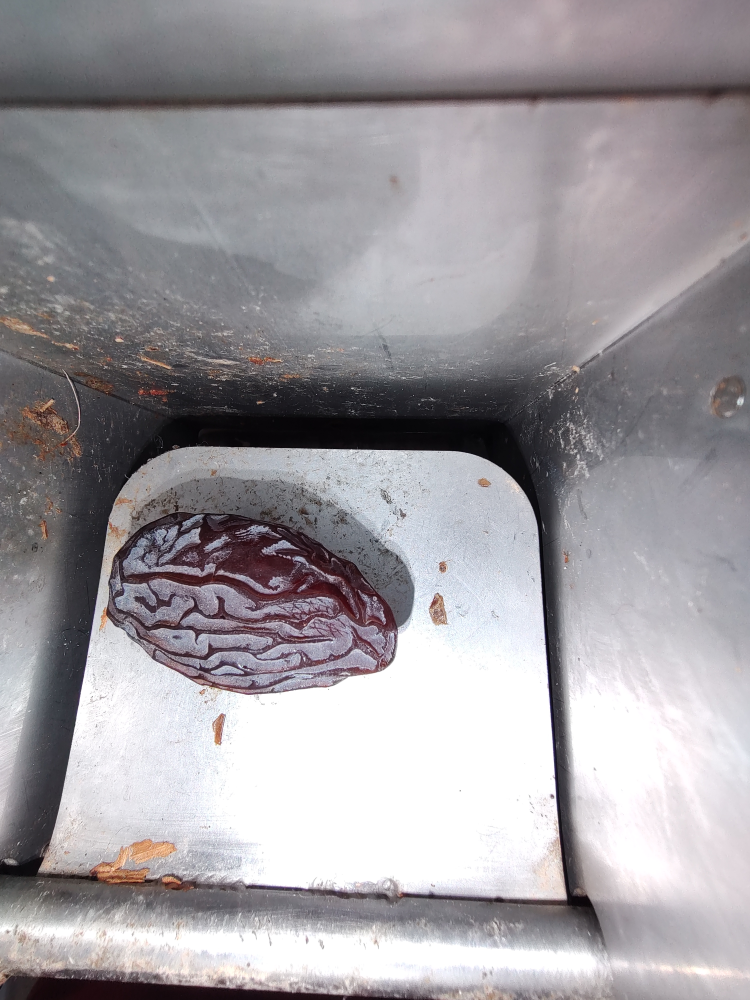
#> input picture ImageAssets/date.jpg, 3000 x 4000 px, found by its file name (shown at 1/4 size)
$ python start.py
#> lines starting #> are read from the running program, lines starting #| are printed output that depends on the picture; after the words box and inside, x2 and y2 are one past the last pixel; in counts of white or black regions, pixels touching at a corner belong together
class IsolateDate:
    def __init__(self, display_huh=True):
        self.display_huh = display_huh

        self.all_interim_images = []

        cv2.namedWindow("Parameters",cv2.WINDOW_NORMAL)
        cv2.resizeWindow("Parameters",640,240)

        cv2.createTrackbar("threshold1","Parameters",85,300,lambda _:_)
        cv2.createTrackbar("threshold2","Parameters",255,300,lambda _:_) # initial value, max value
        cv2.createTrackbar("MaxArea","Parameters",40_000,1_000_000, lambda _:_)
        cv2.createTrackbar("MinArea","Parameters",5000,1_000_000, lambda _:_)

    def initialize_parameters(self):
        # -- setup
        # self.t1 = 85
        # self.t2 = 255
        self.t1 = cv2.getTrackbarPos("threshold1","Parameters")
        self.t2 = cv2.getTrackbarPos("threshold2","Parameters")

        # self.areaMax = 40_000
        # self.areaMin = 5_000
        self.areaMax = cv2.getTrackbarPos("MaxArea","Parameters")
        self.areaMin = cv2.getTrackbarPos("MinArea","Parameters")


    def contour_method(self, img):

        self.initialize_parameters()

        self.image = img

        # - here is blur and then convert to greyscale
        imgBlur = cv2.GaussianBlur(img, (7,7), 1)
        imgGray = cv2.cvtColor(imgBlur, cv2.COLOR_RGB2GRAY)

        # - canny edge detector
        imgCanny = cv2.Canny(imgGray, self.t1, self.t2)

        # - removing nouse from Canny edges (6:00 min) # use a dialation function, use a kernal
        kernel = np.ones((5,5))
        imgDil = cv2.dilate(imgCanny, kernel, iterations=1) # dialation

        # ---------------------------------
        # - getContours(imgDil, imgContour)
        contours, hierarchy = cv2.findContours(imgDil, cv2.RETR_EXTERNAL, cv2.CHAIN_APPROX_NONE)

        # - getting the actual contour
        imgContour = img.copy() # where to write with contours

        # [8 lines of commented-out code are left out]
        for cnt in contours:
            area = cv2.contourArea(cnt)

            if self.areaMax > area > self.areaMin: # 100 pixels?

                # --- isolateme!


                # --- drawme!
                cv2.drawContours(imgContour, cnt, -1, (255, 0, 255), 7)

                # draw perimeter
                peri = cv2.arcLength(cnt, True) # True being that the contour is closed
                approx = cv2.approxPolyDP(cnt, 0.02 * peri, True) # True still closed contours  # using approx, we determine the shape of the object. (Square, triangle, etc)

                # -  bounding box (15:30)
                x, y, w, h = cv2.boundingRect(approx)
                cv2.rectangle(imgContour, (x, y), (x+w,y+h), (0,255, 0), 5)

                cv2.putText(imgContour,  "Perimeter: " + str(peri), (x+w+20, y+20), cv2.FONT_HERSHEY_COMPLEX,0.7, (0,255,0), 2)
                cv2.putText(imgContour,       "Area: " + str(area), (x+w+20, y+45), cv2.FONT_HERSHEY_COMPLEX,0.7, (0,255,0), 2)
                cv2.putText(imgContour, "Approx Len: " + str(len(approx)), (x+w+20, y+70), cv2.FONT_HERSHEY_COMPLEX,0.7, (0,255,0), 2)

        return imgContour
        # return just_the_date_image


        # check this out for image contouring heierachy help, can potentially determine the closed contours
        # https://docs.opencv.org/4.x/d9/d8b/tutorial_py_contours_hierarchy.html

    def image_subtraction_method(self, img, blank_address):
        self.image = img
        # Load in the images from the file:
        control=cv2.imread(blank_address) #blank image of tray (control variable)
        control = cv2.resize(control, self.image.shape[0:2]) # resize to shape of self.image

        sub=cv2.subtract(control,self.image) #Creating the mask # subtraction of empty tray from date on tray to isolate date

        sub = cv2.cvtColor(sub,cv2.COLOR_BGR2GRAY) #makes subtraction grayscale to create a mask
        black = np.array([15]) #lower bound
        white = np.array([255]) #upper bound (there is no upper bound)
        mask = cv2.inRange(sub, black, white) # true or false (white or black) if a pixel is within range
        kernelmatrix = np.ones((5, 5), np.uint8)
        mask = cv2.dilate(mask, kernelmatrix)
        kernelmatrix2 = np.ones((10, 10), np.uint8)
        mask = cv2.erode(mask, kernelmatrix2)
        result = cv2.bitwise_and(self.image, self.image, mask=mask) # only shows pixels within the mask range in test image for result

        return result

    def both(self, img, blank_address):
        self.image = img
        return self.contour_method(self.image_subtraction_method(img, blank_address))

# ---

import cv2
import numpy as np

# img = cv2.imread(".\\..\\ImageAssets\\normal_date.JPG")
# img = cv2.imread(".\\..\\ImageAssets\\blistered_date.JPG")
img = cv2.imread("DateIQP\\ImageAssets\\date.jpg")
#> img is the input picture: shape (4000, 3000, 3); mean B, G, R 160, 155.7, 159.4

blank_address = "DateIQP\\ImageAssets\\blank.jpg"

img = cv2.resize(img, (800,800))
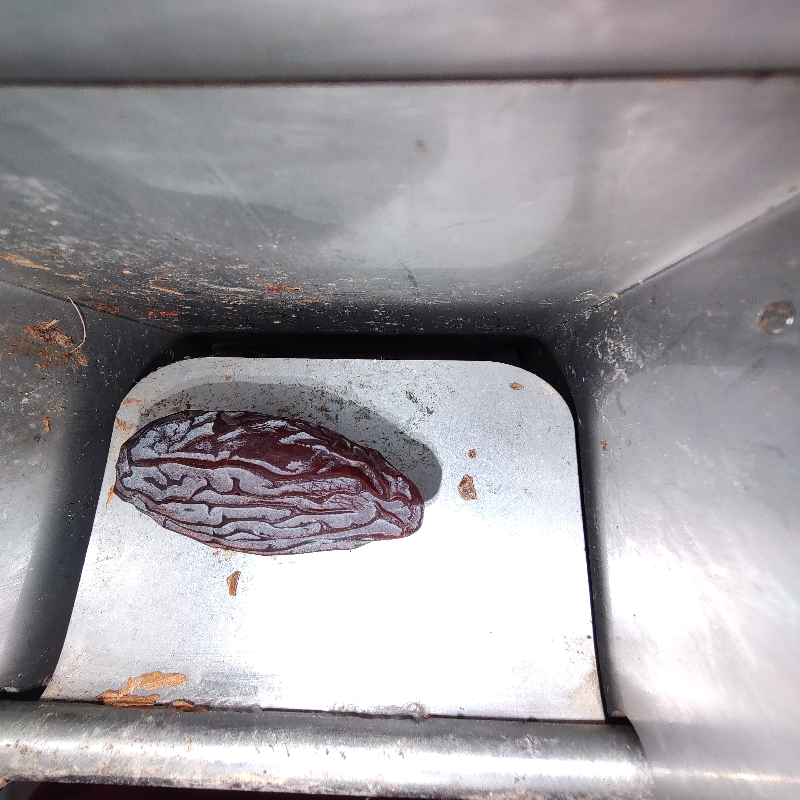
#> img: shape (800, 800, 3); mean B, G, R 160, 155.7, 159.5
ID = IsolateDate()

# ---- call main and cleanup
while True:
    # just_the_date_image = ID.image_subtraction_method(img, blank_address)
    # just_the_date_image = ID.contour_method(img)
    just_the_date_image = ID.both(img, blank_address)
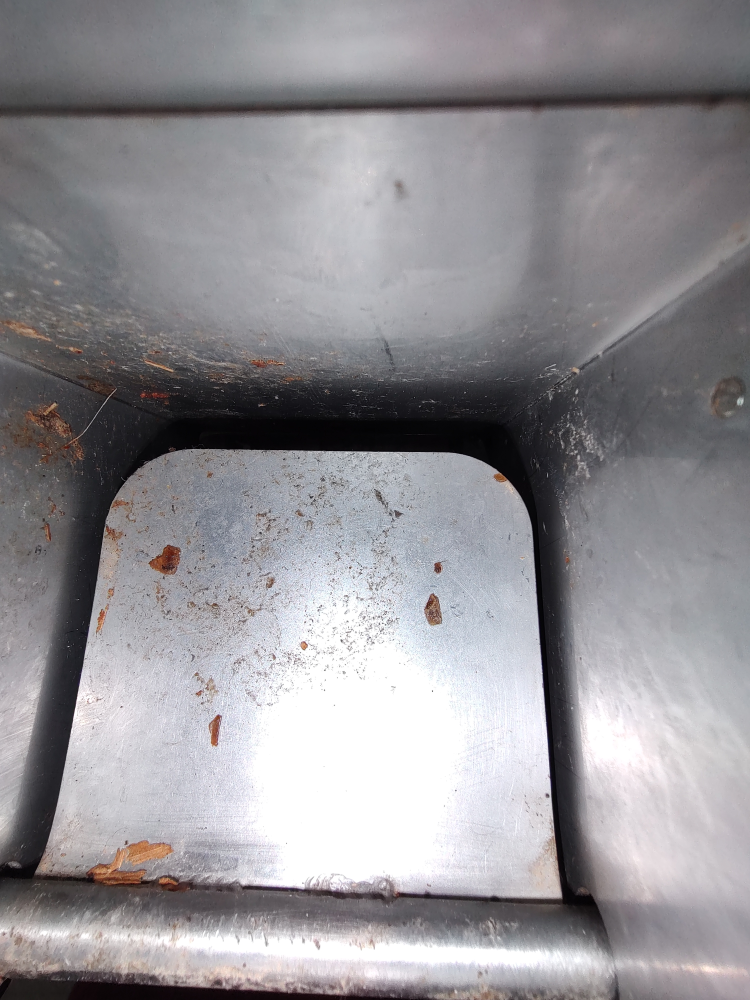
#> input picture ImageAssets/blank.jpg, 3000 x 4000 px, found by its file name (shown at 1/4 size)
#> in image_subtraction_method, control is the input picture: shape (4000, 3000, 3); mean B, G, R 149.4, 145.4, 147.6
#> in image_subtraction_method, `control = cv2.resize(control, self.image.shape[0:2])`:
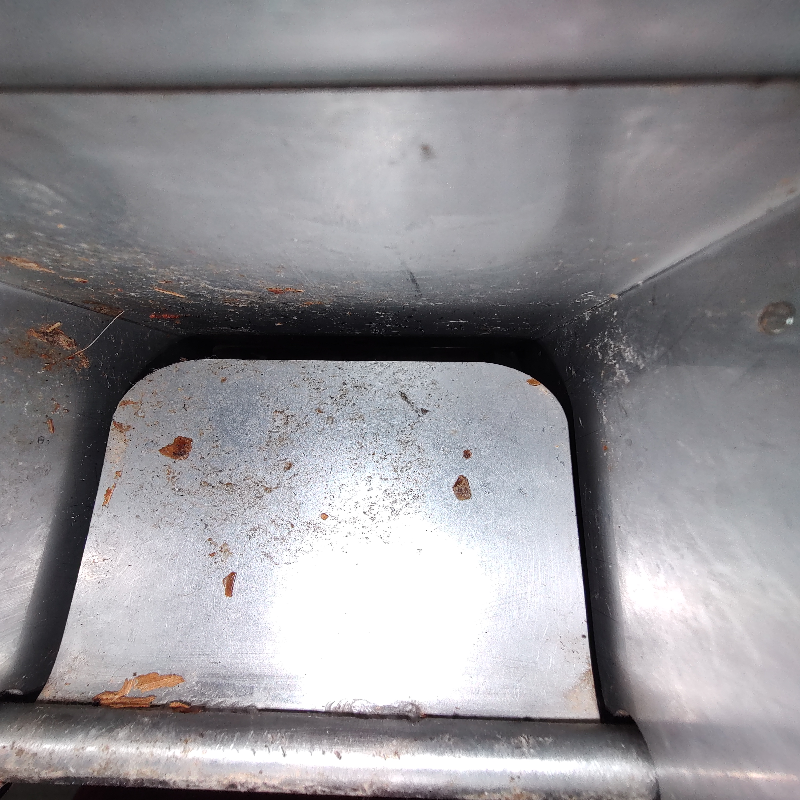
#> control: shape (800, 800, 3); mean B, G, R 149.4, 145.4, 147.6
#> in image_subtraction_method, `mask = cv2.inRange(sub, black, white)`:
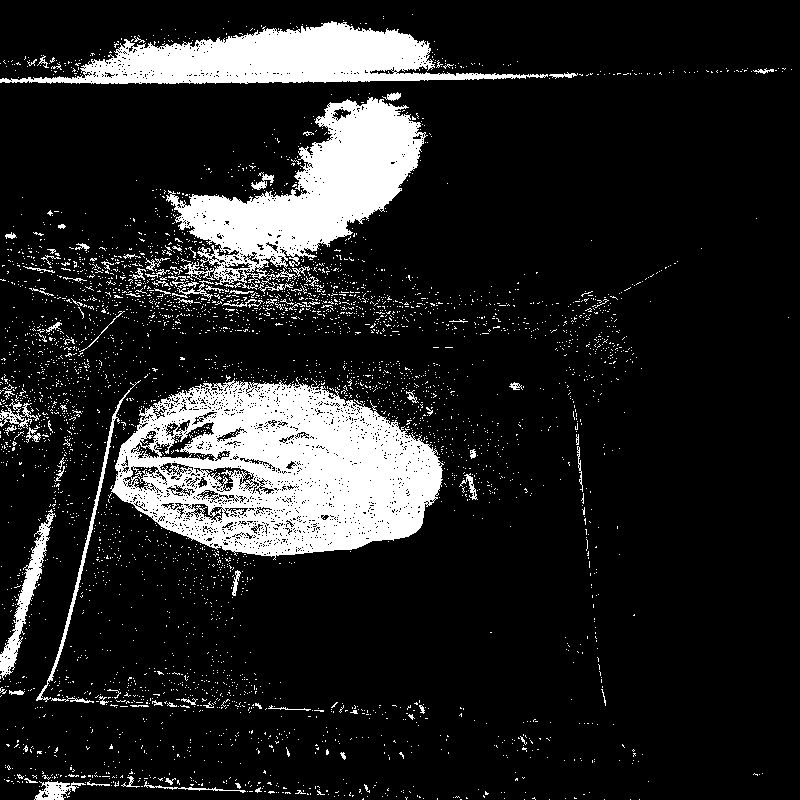
#> mask: shape (800, 800); 14.1% white; 4064 white regions (3971 under 20 px), largest, box (x1, y1, x2, y2) and area: (110, 377, 444, 560) 37720, (166, 97, 428, 294) 20128, (0, 21, 548, 84) 15974
#> in image_subtraction_method, `mask = cv2.dilate(mask, kernelmatrix)`: mask: shape (800, 800); 29.8% white; 441 white regions (5 under 20 px), largest, box (x1, y1, x2, y2) and area: (0, 90, 468, 720) 130411, (0, 18, 644, 86) 22715, (2, 763, 331, 800) 4888
#> in image_subtraction_method, `mask = cv2.erode(mask, kernelmatrix2)`: mask: shape (800, 800); 14.1% white; 87 white regions (56 under 20 px), largest, box (x1, y1, x2, y2) and area: (114, 375, 442, 566) 42930, (90, 96, 423, 318) 27202, (56, 25, 479, 82) 14550
#> in image_subtraction_method, `result = cv2.bitwise_and(self.image, self.image, mask=mask)`:
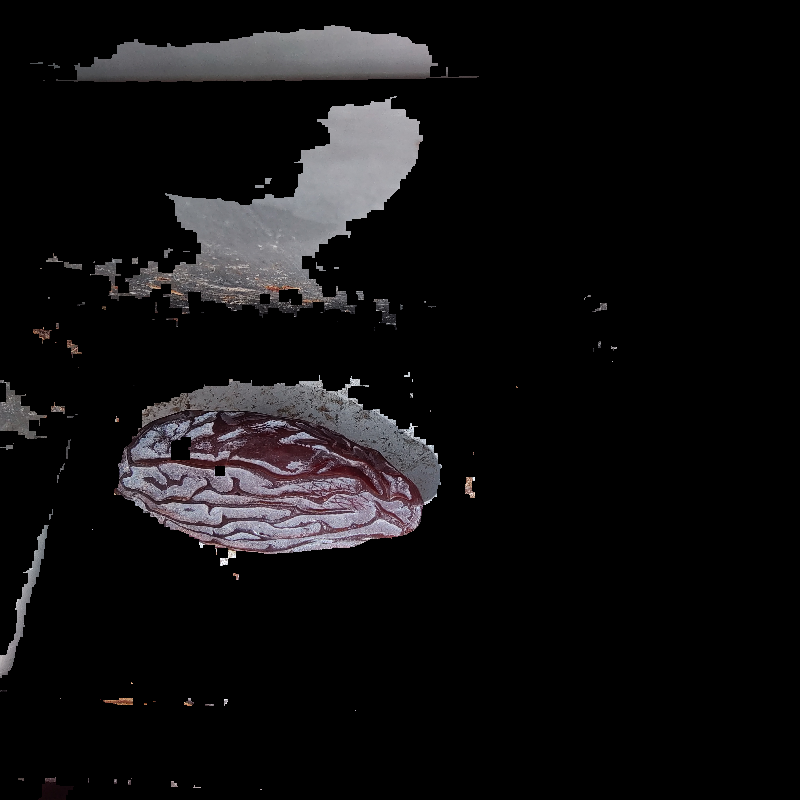
#> result: shape (800, 800, 3); mean B, G, R 16.7, 15.8, 16.8
#> in initialize_parameters, `self.t1 = cv2.getTrackbarPos("threshold1","Parameters")`: self.t1 = 85
#> in contour_method, `imgCanny = cv2.Canny(imgGray, self.t1, self.t2)`: imgCanny: shape (800, 800); 1.8% white in thin lines or dots, all inside (x1, y1, x2, y2) = (0, 25, 617, 789)
#> in contour_method, `imgDil = cv2.dilate(imgCanny, kernel, iterations=1)`:
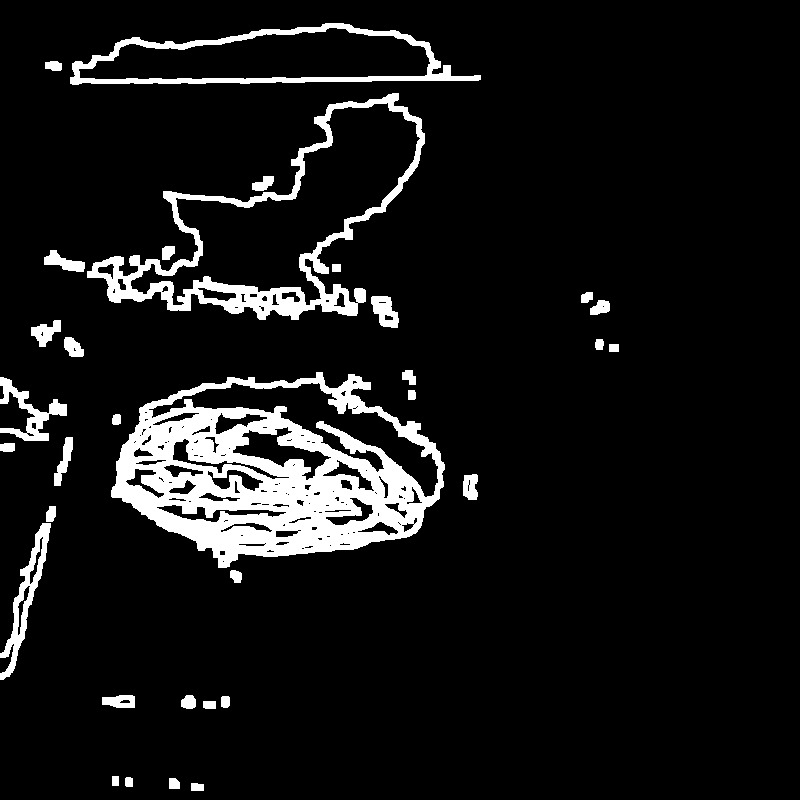
#> imgDil: shape (800, 800); 8.6% white; 33 white regions
#> in contour_method, `contours, hierarchy = cv2.findContours(imgDil, cv2.RETR_EXTERNAL, cv2...`: contours = 33 contours; largest, box (x1, y1, x2, y2) and area: (111, 372, 445, 568) 46051, (87, 93, 425, 320) 31648, (70, 23, 481, 85) 16499, (0, 523, 51, 680) 1988, (0, 377, 67, 441) 1232
#> the loop in contour_method, `for cnt in contours:` made 33 passes
#> (area, peri, approx, x, y, w, h) on pass 33: (16499, 963.2, [[480, 75], [325, 23], [132, 37], [70, 83]], 70, 23, 411, 61)
#> (area, peri, x, y, w, h) on pass 31: (31648, 1578.1, 87, 104, 335, 212)
#> after the loop in contour_method, `for cnt in contours:`:
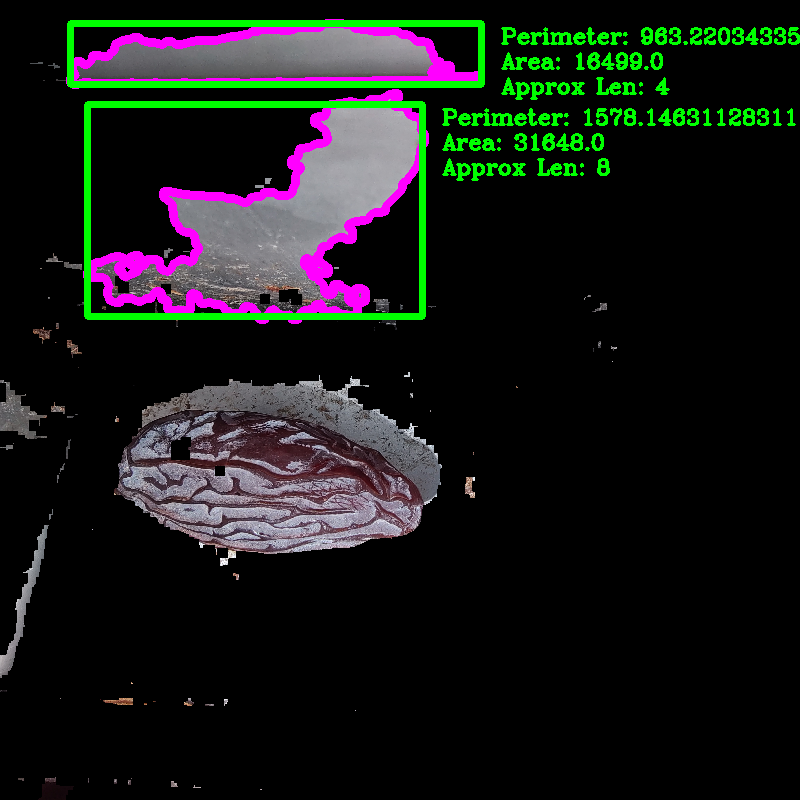
#> imgContour: shape (800, 800, 3); 6.31% of pixels changed, all inside (x1, y1, x2, y2) = (66, 19, 800, 324)

    cv2.imshow("Results", just_the_date_image)
    key = cv2.waitKey(30)
#> (key q is pressed here)
    if key == ord('q') or key == 27:
        break
cv2.destroyAllWindows()
